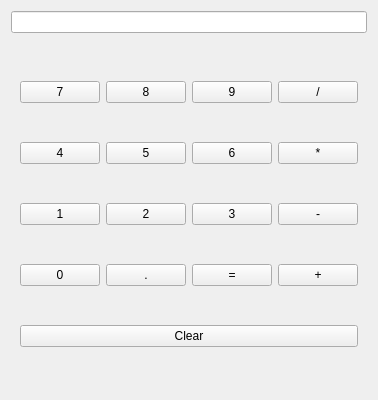
<?xml version="1.0" encoding="UTF-8"?>
<ui version="4.0">
 <class>Calculator</class>
 <widget class="QWidget" name="Calculator">
  <property name="geometry">
   <rect>
    <x>0</x>
    <y>0</y>
    <width>300</width>
    <height>400</height>
   </rect>
  </property>
  <property name="windowTitle">
   <string>PyQt5 Calculator</string>
  </property>
  <layout class="QVBoxLayout" name="verticalLayout">

   <!-- Display -->
   <item>
    <widget class="QLineEdit" name="display">
     <property name="readOnly">
      <bool>true</bool>
     </property>
     <property name="minimumHeight">
      <number>40</number>
     </property>
    </widget>
   </item>

   <!-- Buttons grid -->
   <item>
    <widget class="QWidget" name="buttonWidget">
     <layout class="QGridLayout" name="gridLayout">
      
      <!-- Row 0 -->
      <item row="0" column="0"><widget class="QPushButton" name="btn7"><property name="text"><string>7</string></property></widget></item>
      <item row="0" column="1"><widget class="QPushButton" name="btn8"><property name="text"><string>8</string></property></widget></item>
      <item row="0" column="2"><widget class="QPushButton" name="btn9"><property name="text"><string>9</string></property></widget></item>
      <item row="0" column="3"><widget class="QPushButton" name="btnDiv"><property name="text"><string>/</string></property></widget></item>

      <!-- Row 1 -->
      <item row="1" column="0"><widget class="QPushButton" name="btn4"><property name="text"><string>4</string></property></widget></item>
      <item row="1" column="1"><widget class="QPushButton" name="btn5"><property name="text"><string>5</string></property></widget></item>
      <item row="1" column="2"><widget class="QPushButton" name="btn6"><property name="text"><string>6</string></property></widget></item>
      <item row="1" column="3"><widget class="QPushButton" name="btnMul"><property name="text"><string>*</string></property></widget></item>

      <!-- Row 2 -->
      <item row="2" column="0"><widget class="QPushButton" name="btn1"><property name="text"><string>1</string></property></widget></item>
      <item row="2" column="1"><widget class="QPushButton" name="btn2"><property name="text"><string>2</string></property></widget></item>
      <item row="2" column="2"><widget class="QPushButton" name="btn3"><property name="text"><string>3</string></property></widget></item>
      <item row="2" column="3"><widget class="QPushButton" name="btnSub"><property name="text"><string>-</string></property></widget></item>

      <!-- Row 3 -->
      <item row="3" column="0"><widget class="QPushButton" name="btn0"><property name="text"><string>0</string></property></widget></item>
      <item row="3" column="1"><widget class="QPushButton" name="btnDot"><property name="text"><string>.</string></property></widget></item>
      <item row="3" column="2"><widget class="QPushButton" name="btnEq"><property name="text"><string>=</string></property></widget></item>
      <item row="3" column="3"><widget class="QPushButton" name="btnAdd"><property name="text"><string>+</string></property></widget></item>

      <!-- Row 4 -->
      <item row="4" column="0" colspan="4">
       <widget class="QPushButton" name="btnClear">
        <property name="text">
         <string>Clear</string>
        </property>
       </widget>
      </item>

     </layout>
    </widget>
   </item>

  </layout>
 </widget>
 <resources/>
 <connections/>
</ui>
